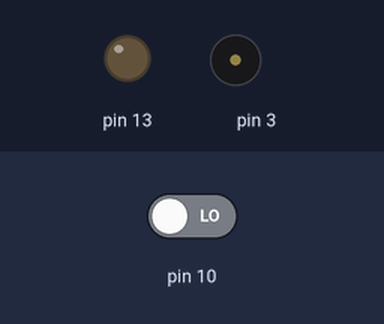
This sketch was run on a simulated Arduino Uno, built with avr-gcc and run on an emulated ATmega328P. On the bench: output pins drawn as LEDs (lit = HIGH), buzzer (waves = sounding). The inputs (shaded band) are chosen by the test bench; at power-on: pin 10 LOW.

Above: at 1.2 s.
1.3 s: pin 10 driven HIGH
At 2.4 s:
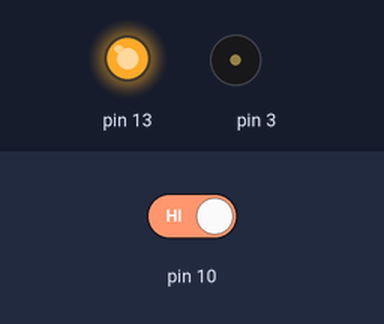
Timing chart, 0 to 4.3 s (numbered marks = the images above; inputs shaded):
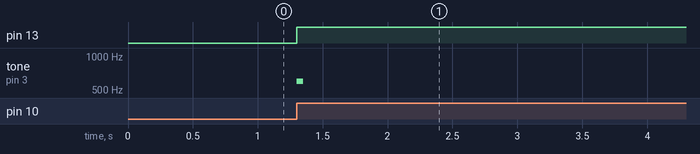

Measured:
- after the input at 1.3 s, pin 13: LOW → HIGH at once; tone on pin 3: silent → 600 Hz at once, → silent 0.05 s later

The sketch:

movement_sensor_trigger_led_and_buzzer.ino
```cpp
//Crea variabili: Led acceso, timer spegnimento
//Movimento Rilevato
//Controlla se il led era già acceso, se non lo era, procedi con l'else
//Leggi se il movimento è stato rilevato o no e segnalo su una variabile
//Se il movimento è stato rilevato in questo giro, accendi la lampadina e fai partire il timer (millis()) collegandolo alla variabile timer spegnimento
//Se il movimento non è stato rilevato e "timer spegnimento" è superiore a 5000, spegni il led


bool stato_led = LOW;
unsigned long tempo_attuale = 0;
unsigned long tempo_buzzer = 0; //Si usa unsigned long quando arrivano valori da millis e può sopportare numeri alti,
int evento_movimento = 0; //dato che int arrivato a circa 34.000 andrebbe in errore

void setup() {
  pinMode(13, OUTPUT);
  pinMode(10, INPUT);
  pinMode(3, OUTPUT);

}

void loop() {
  int sensore_movimento = digitalRead(10);
  int stato_led = digitalRead(13); // Legge valori degli input

  if (sensore_movimento == HIGH){
    digitalWrite(13, HIGH); //Accende il led se rileva un movimento
    tempo_attuale = millis(); //Segna il tempo attuale in cui è stato rilevato il movimento
  }
  if (sensore_movimento == 1 && evento_movimento == 0){
    tone(3, 600); //Per controllare Buzzer passivo (Pin, Frequenza HZ)
    tempo_buzzer = millis();
  }
  int buzzer_off = millis() - tempo_buzzer;
  if (buzzer_off >= 50){
      noTone(3); //per interrompere il buzz
  }
  int led_off = millis() - tempo_attuale;

  if (led_off >= 5000){
    digitalWrite(13, LOW);  //Spegne il led quando sono passati 5 secondi senza movimenti
  }
  evento_movimento = sensore_movimento;
}
```
